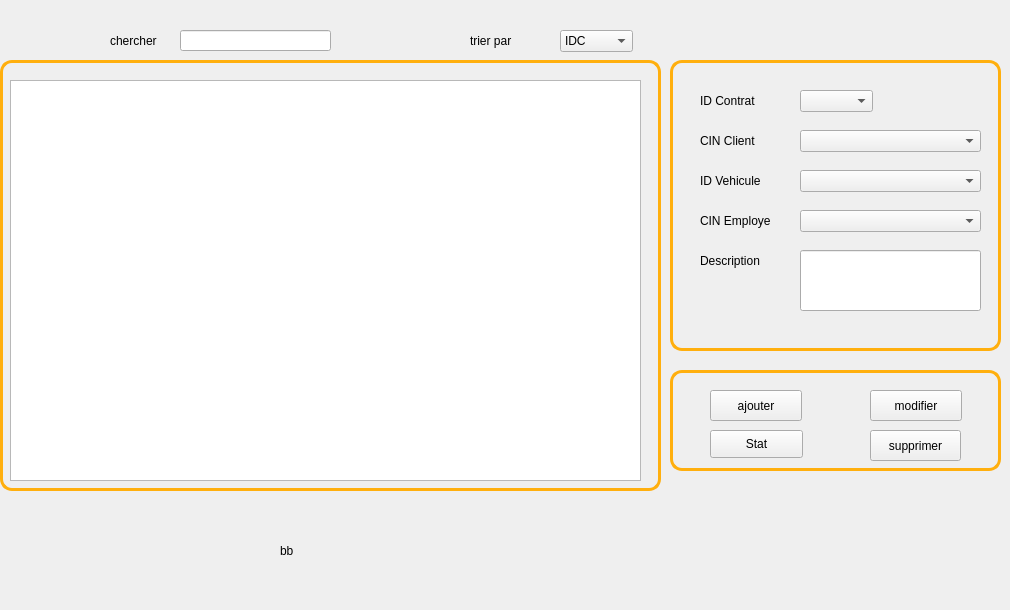
      <widget class="QWidget" name="page_5">
       <widget class="QLabel" name="label_53">
        <property name="geometry">
         <rect>
          <x>700</x>
          <y>90</y>
          <width>71</width>
          <height>21</height>
         </rect>
        </property>
        <property name="styleSheet">
         <string notr="true"/>
        </property>
        <property name="text">
         <string>ID Contrat</string>
        </property>
       </widget>
       <widget class="QLabel" name="label_8">
        <property name="geometry">
         <rect>
          <x>700</x>
          <y>170</y>
          <width>71</width>
          <height>21</height>
         </rect>
        </property>
        <property name="styleSheet">
         <string notr="true"/>
        </property>
        <property name="text">
         <string>ID Vehicule</string>
        </property>
       </widget>
       <widget class="QLineEdit" name="ID">
        <property name="geometry">
         <rect>
          <x>180</x>
          <y>220</y>
          <width>181</width>
          <height>20</height>
         </rect>
        </property>
        <property name="styleSheet">
         <string notr="true"/>
        </property>
       </widget>
       <widget class="QLineEdit" name="DESC">
        <property name="geometry">
         <rect>
          <x>800</x>
          <y>250</y>
          <width>181</width>
          <height>61</height>
         </rect>
        </property>
        <property name="styleSheet">
         <string notr="true"/>
        </property>
        <property name="text">
         <string/>
        </property>
       </widget>
       <widget class="QComboBox" name="comboBox_2">
        <property name="geometry">
         <rect>
          <x>800</x>
          <y>90</y>
          <width>73</width>
          <height>22</height>
         </rect>
        </property>
       </widget>
       <widget class="QLabel" name="label_3">
        <property name="geometry">
         <rect>
          <x>700</x>
          <y>250</y>
          <width>71</width>
          <height>21</height>
         </rect>
        </property>
        <property name="styleSheet">
         <string notr="true"/>
        </property>
        <property name="text">
         <string>Description</string>
        </property>
       </widget>
       <widget class="QLabel" name="label_4">
        <property name="geometry">
         <rect>
          <x>700</x>
          <y>130</y>
          <width>71</width>
          <height>21</height>
         </rect>
        </property>
        <property name="styleSheet">
         <string notr="true"/>
        </property>
        <property name="text">
         <string>CIN Client</string>
        </property>
       </widget>
       <widget class="QLabel" name="label_5">
        <property name="geometry">
         <rect>
          <x>700</x>
          <y>210</y>
          <width>81</width>
          <height>21</height>
         </rect>
        </property>
        <property name="styleSheet">
         <string notr="true"/>
        </property>
        <property name="text">
         <string>CIN Employe</string>
        </property>
       </widget>
       <widget class="QTableView" name="data">
        <property name="geometry">
         <rect>
          <x>10</x>
          <y>80</y>
          <width>631</width>
          <height>401</height>
         </rect>
        </property>
        <property name="styleSheet">
         <string notr="true"/>
        </property>
       </widget>
       <widget class="QPushButton" name="ajouter_2">
        <property name="geometry">
         <rect>
          <x>710</x>
          <y>390</y>
          <width>92</width>
          <height>31</height>
         </rect>
        </property>
        <property name="styleSheet">
         <string notr="true"/>
        </property>
        <property name="text">
         <string>ajouter</string>
        </property>
       </widget>
       <widget class="QPushButton" name="modifier_2">
        <property name="geometry">
         <rect>
          <x>870</x>
          <y>390</y>
          <width>92</width>
          <height>31</height>
         </rect>
        </property>
        <property name="styleSheet">
         <string notr="true"/>
        </property>
        <property name="text">
         <string>modifier</string>
        </property>
       </widget>
       <widget class="QPushButton" name="supprimer_2">
        <property name="geometry">
         <rect>
          <x>870</x>
          <y>430</y>
          <width>91</width>
          <height>31</height>
         </rect>
        </property>
        <property name="styleSheet">
         <string notr="true"/>
        </property>
        <property name="text">
         <string>supprimer</string>
        </property>
       </widget>
       <widget class="QComboBox" name="cinC">
        <property name="geometry">
         <rect>
          <x>800</x>
          <y>130</y>
          <width>181</width>
          <height>22</height>
         </rect>
        </property>
        <property name="styleSheet">
         <string notr="true"/>
        </property>
       </widget>
       <widget class="QComboBox" name="tribox">
        <property name="geometry">
         <rect>
          <x>560</x>
          <y>30</y>
          <width>73</width>
          <height>22</height>
         </rect>
        </property>
        <item>
         <property name="text">
          <string>IDC</string>
         </property>
        </item>
        <item>
         <property name="text">
          <string>DESCRIPTION</string>
         </property>
        </item>
        <item>
         <property name="text">
          <string>CINC</string>
         </property>
        </item>
        <item>
         <property name="text">
          <string>IDV</string>
         </property>
        </item>
        <item>
         <property name="text">
          <string>CINE</string>
         </property>
        </item>
       </widget>
       <widget class="QLineEdit" name="search">
        <property name="geometry">
         <rect>
          <x>180</x>
          <y>30</y>
          <width>151</width>
          <height>21</height>
         </rect>
        </property>
       </widget>
       <widget class="QPushButton" name="pushButton_2">
        <property name="geometry">
         <rect>
          <x>710</x>
          <y>430</y>
          <width>93</width>
          <height>28</height>
         </rect>
        </property>
        <property name="styleSheet">
         <string notr="true"/>
        </property>
        <property name="text">
         <string>Stat</string>
        </property>
       </widget>
       <widget class="QLabel" name="label_58">
        <property name="geometry">
         <rect>
          <x>670</x>
          <y>60</y>
          <width>331</width>
          <height>291</height>
         </rect>
        </property>
        <property name="styleSheet">
         <string notr="true">background-color: transparent;
border-radius: 12px;
border-color: rgb(255, 175, 14);
	padding: 5px;
border-width: 3px;
border-style: solid ;</string>
        </property>
        <property name="text">
         <string/>
        </property>
       </widget>
       <widget class="QLabel" name="label_59">
        <property name="geometry">
         <rect>
          <x>470</x>
          <y>20</y>
          <width>71</width>
          <height>41</height>
         </rect>
        </property>
        <property name="text">
         <string>trier par</string>
        </property>
       </widget>
       <widget class="QLabel" name="label_61">
        <property name="geometry">
         <rect>
          <x>110</x>
          <y>20</y>
          <width>61</width>
          <height>41</height>
         </rect>
        </property>
        <property name="text">
         <string>chercher</string>
        </property>
       </widget>
       <widget class="QComboBox" name="combov_2">
        <property name="geometry">
         <rect>
          <x>800</x>
          <y>170</y>
          <width>181</width>
          <height>22</height>
         </rect>
        </property>
       </widget>
       <widget class="QComboBox" name="comboemp_2">
        <property name="geometry">
         <rect>
          <x>800</x>
          <y>210</y>
          <width>181</width>
          <height>22</height>
         </rect>
        </property>
       </widget>
       <widget class="QLabel" name="label_92">
        <property name="geometry">
         <rect>
          <x>0</x>
          <y>60</y>
          <width>661</width>
          <height>431</height>
         </rect>
        </property>
        <property name="styleSheet">
         <string notr="true">background-color: transparent;
border-radius: 12px;
border-color: rgb(255, 175, 14);
	padding: 5px;
border-width: 3px;
border-style: solid ;</string>
        </property>
        <property name="text">
         <string/>
        </property>
       </widget>
       <widget class="QLabel" name="label_26">
        <property name="geometry">
         <rect>
          <x>40</x>
          <y>-50</y>
          <width>361</width>
          <height>31</height>
         </rect>
        </property>
        <property name="font">
         <font>
          <family>Arial</family>
          <pointsize>14</pointsize>
          <weight>75</weight>
          <italic>true</italic>
          <bold>true</bold>
         </font>
        </property>
        <property name="styleSheet">
         <string notr="true">color: qradialgradient(spread:pad, cx:0.5, cy:0.5, radius:0.5, fx:0.495, fy:0.505682, stop:0 rgba(41, 0, 0, 255), stop:1 rgba(255, 255, 255, 255));</string>
        </property>
        <property name="text">
         <string>Gestion des clients &amp; contrats</string>
        </property>
       </widget>
       <widget class="QLabel" name="label_94">
        <property name="geometry">
         <rect>
          <x>670</x>
          <y>370</y>
          <width>331</width>
          <height>101</height>
         </rect>
        </property>
        <property name="styleSheet">
         <string notr="true">background-color: transparent;
border-radius: 12px;
border-color: rgb(255, 175, 14);
	padding: 5px;
border-width: 3px;
border-style: solid ;</string>
        </property>
        <property name="text">
         <string/>
        </property>
       </widget>
       <widget class="QLabel" name="label_93">
        <property name="geometry">
         <rect>
          <x>280</x>
          <y>500</y>
          <width>391</width>
          <height>101</height>
         </rect>
        </property>
        <property name="text">
         <string>bb</string>
        </property>
       </widget>
       <zorder>label_94</zorder>
       <zorder>label_92</zorder>
       <zorder>ID</zorder>
       <zorder>data</zorder>
       <zorder>label_58</zorder>
       <zorder>label_53</zorder>
       <zorder>label_8</zorder>
       <zorder>DESC</zorder>
       <zorder>comboBox_2</zorder>
       <zorder>label_3</zorder>
       <zorder>label_4</zorder>
       <zorder>label_5</zorder>
       <zorder>ajouter_2</zorder>
       <zorder>modifier_2</zorder>
       <zorder>supprimer_2</zorder>
       <zorder>cinC</zorder>
       <zorder>tribox</zorder>
       <zorder>search</zorder>
       <zorder>pushButton_2</zorder>
       <zorder>label_59</zorder>
       <zorder>label_61</zorder>
       <zorder>combov_2</zorder>
       <zorder>comboemp_2</zorder>
       <zorder>label_26</zorder>
       <zorder>label_93</zorder>
      </widget>
